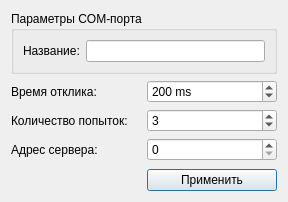
<?xml version="1.0" encoding="UTF-8"?>
<ui version="4.0">
 <class>SettingsDialog</class>
 <widget class="QDialog" name="SettingsDialog">
  <property name="geometry">
   <rect>
    <x>0</x>
    <y>0</y>
    <width>288</width>
    <height>202</height>
   </rect>
  </property>
  <property name="windowTitle">
   <string>Modbus Settings</string>
  </property>
  <layout class="QGridLayout" name="gridLayout">
   <item row="2" column="1">
    <widget class="QSpinBox" name="retriesSpinner">
     <property name="value">
      <number>3</number>
     </property>
    </widget>
   </item>
   <item row="2" column="0">
    <widget class="QLabel" name="label_6">
     <property name="text">
      <string>Количество попыток:</string>
     </property>
    </widget>
   </item>
   <item row="1" column="0">
    <widget class="QLabel" name="label">
     <property name="text">
      <string>Время отклика:</string>
     </property>
    </widget>
   </item>
   <item row="1" column="1">
    <widget class="QSpinBox" name="timeoutSpinner">
     <property name="accelerated">
      <bool>true</bool>
     </property>
     <property name="suffix">
      <string> ms</string>
     </property>
     <property name="minimum">
      <number>-1</number>
     </property>
     <property name="maximum">
      <number>5000</number>
     </property>
     <property name="singleStep">
      <number>20</number>
     </property>
     <property name="value">
      <number>200</number>
     </property>
    </widget>
   </item>
   <item row="0" column="0" colspan="2">
    <widget class="QGroupBox" name="groupBox">
     <property name="title">
      <string>Параметры COM-порта</string>
     </property>
     <layout class="QGridLayout" name="gridLayout_2">
      <item row="0" column="1">
       <widget class="QLineEdit" name="portEdit"/>
      </item>
      <item row="0" column="0">
       <widget class="QLabel" name="label_4">
        <property name="text">
         <string>Название:</string>
        </property>
       </widget>
      </item>
     </layout>
    </widget>
   </item>
   <item row="4" column="1">
    <spacer name="verticalSpacer">
     <property name="orientation">
      <enum>Qt::Vertical</enum>
     </property>
     <property name="sizeHint" stdset="0">
      <size>
       <width>20</width>
       <height>43</height>
      </size>
     </property>
    </spacer>
   </item>
   <item row="5" column="1">
    <widget class="QPushButton" name="applyButton">
     <property name="text">
      <string>Применить</string>
     </property>
    </widget>
   </item>
   <item row="3" column="1">
    <widget class="QSpinBox" name="serverSpinner"/>
   </item>
   <item row="3" column="0">
    <widget class="QLabel" name="label_7">
     <property name="text">
      <string>Адрес сервера:</string>
     </property>
    </widget>
   </item>
  </layout>
 </widget>
 <resources/>
 <connections/>
</ui>
